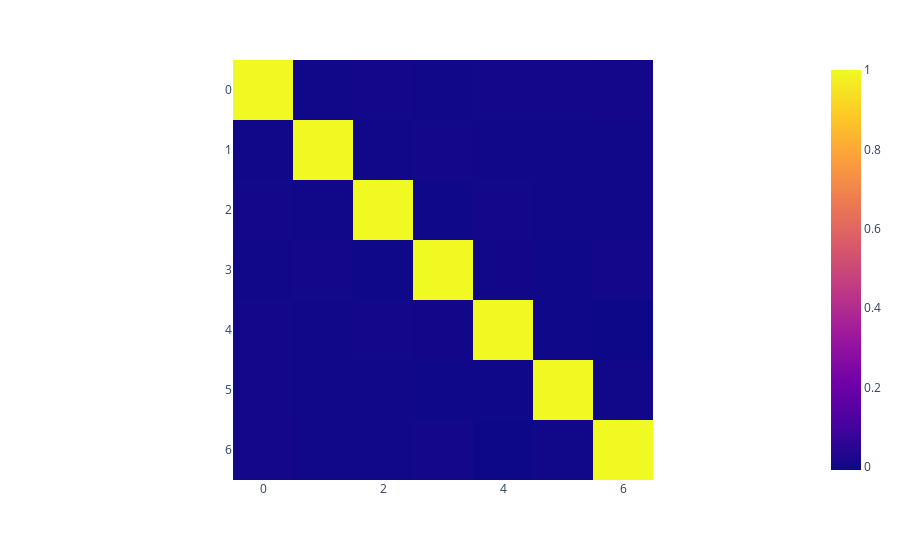

The notebook cell this image was saved under:
### Code cell
fig = px.imshow(data_usage_corr.values)
fig.show()

### Figure 1 — Plotly figure (JSON) as saved in the notebook; plotly's stock layout.template omitted (floating-point values rounded to 4 significant figures)
{"data": [{"coloraxis": "coloraxis", "hovertemplate": "x: %{x}<br>y: %{y}<br>color: %{z}<extra></extra>", "name": "0", "type": "heatmap", "xaxis": "x", "yaxis": "y", "z": [[1, -0.001914, 0.004184, 0.0005925, 0.001384, 0.001904, 0.005532], [-0.001914, 1, -4.775e-05, 0.002164, -0.00199, -0.000825, -0.001301], [0.004184, -4.775e-05, 1, -0.00344, 0.001524, 5.495e-05, -0.0007607], [0.0005925, 0.002164, -0.00344, 1, 0.003619, -0.003728, 0.003225], [0.001384, -0.00199, 0.001524, 0.003619, 1, -0.003505, -0.007931], [0.001904, -0.000825, 5.495e-05, -0.003728, -0.003505, 1, -0.002828], [0.005532, -0.001301, -0.0007607, 0.003225, -0.007931, -0.002828, 1]]}], "layout": {"coloraxis": {"colorscale": [[0, "#0d0887"], [0.1111, "#46039f"], [0.2222, "#7201a8"], [0.3333, "#9c179e"], [0.4444, "#bd3786"], [0.5556, "#d8576b"], [0.6667, "#ed7953"], [0.7778, "#fb9f3a"], [0.8889, "#fdca26"], [1, "#f0f921"]]}, "margin": {"t": 60}, "xaxis": {"anchor": "y", "constrain": "domain", "domain": [0, 1], "scaleanchor": "y"}, "yaxis": {"anchor": "x", "autorange": "reversed", "constrain": "domain", "domain": [0, 1]}}}
